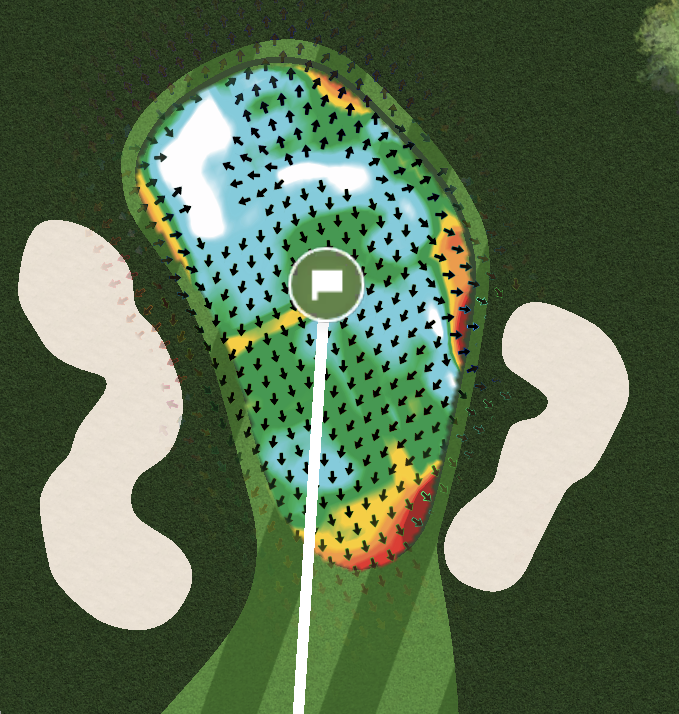
#> input picture SHARED_WORK_FOLDER/team_inbox/ARCHIVE/Moffett Field 9 (GolfLogix).png, 679 x 714 px, found by its file name
$ python hole9_boundaries.py
#> lines starting #> are read from the running program, lines starting #| are printed output that depends on the picture
"""
Polygon boundaries for Moffett Field Hole 9 (GolfLogix image).
Source image: team_inbox/Moffett Field 9 (GolfLogix).png
Image size: 679 x 714 pixels.

All coordinates are (x, y) pixel pairs, traced clockwise.
Boundaries were derived from a combination of visual tracing and
pixel-color analysis of the source image.
"""

IMAGE_SIZE = (679, 714)

# ---------------------------------------------------------------------------
# 1. PUTTING GREEN — the colorful contour region inside the black boundary
#    Shield/teardrop shape: wide at top, narrowing toward bottom.
#    Pixel analysis: x=[148-483], y=[69-409] for contour colors.
#    The black outline boundary is slightly outside these extents.
# ---------------------------------------------------------------------------
GREEN_BOUNDARY = [
    # top-left, going across top
    (235, 80),
    (258, 66),
    (285, 56),
    (315, 50),
    (345, 48),
    (375, 50),
    (405, 56),
    (430, 66),
    (452, 80),
    # right side going down
    (470, 98),
    (484, 120),
    (494, 145),
    (500, 172),
    (502, 200),
    (500, 230),
    (494, 258),
    (484, 284),
    (470, 308),
    # bottom-right curving to bottom
    (452, 328),
    (430, 344),
    (405, 358),
    (378, 368),
    (350, 374),
    (322, 374),
    (295, 368),
    # bottom-left curving up
    (270, 356),
    (248, 340),
    (230, 320),
    (216, 296),
    # left side going up
    (206, 270),
    (198, 242),
    (194, 214),
    (192, 186),
    (194, 160),
    (200, 136),
    (210, 114),
    (222, 96),
    (235, 80),
]

# ---------------------------------------------------------------------------
# 2. FRINGE OUTER BOUNDARY — dark green border around green + traps.
#    Stops at the fairway stripe boundary at the bottom.
#    Encompasses the full extent of both sand traps.
# ---------------------------------------------------------------------------
FRINGE_OUTER_BOUNDARY = [
    # top, left to right
    (215, 30),
    (260, 16),
    (310, 8),
    (365, 4),
    (420, 6),
    (470, 16),
    (514, 34),
    (548, 60),
    # upper right going down
    (574, 92),
    (592, 130),
    (604, 172),
    (610, 218),
    (612, 265),
    # right side, descending past green into right trap area
    (614, 310),
    (620, 348),
    (628, 385),
    (634, 420),
    (636, 455),
    (632, 488),
    (624, 516),
    (610, 538),
    (590, 554),
    (566, 564),
    (538, 568),
    # bottom-right to bottom-center
    (508, 566),
    (478, 560),
    (448, 556),
    (418, 556),
    (388, 560),
    (358, 568),
    (328, 576),
    # bottom-left, around left trap
    (298, 580),
    (268, 578),
    (238, 570),
    (212, 556),
    (190, 536),
    (172, 510),
    (158, 480),
    (146, 446),
    (136, 410),
    (128, 374),
    (122, 338),
    (118, 300),
    # left side going up
    (118, 262),
    (122, 226),
    (130, 192),
    (142, 160),
    (158, 130),
    (178, 104),
    (200, 80),
    (210, 54),
    (215, 30),
]

# ---------------------------------------------------------------------------
# 3. SAND TRAP LEFT — large beige blob, lower-left
#    Pixel analysis: center=(104,430), x=[18-191], y=[220-629]
#    The main dense beige area is roughly x=[30-185], y=[240-570]
#    Kidney/peanut shaped, tilted slightly.
# ---------------------------------------------------------------------------
TRAP_LEFT = [
    # top, going clockwise
    (95, 240),
    (120, 232),
    (142, 236),
    (160, 248),
    (172, 268),
    (180, 294),
    (184, 326),
    (186, 360),
    (184, 394),
    (180, 424),
    (176, 448),
    (172, 468),
    (170, 488),
    (172, 510),
    (176, 530),
    (178, 548),
    (174, 564),
    (164, 576),
    (148, 582),
    (130, 580),
    (112, 572),
    (94, 558),
    (78, 540),
    (64, 516),
    (52, 488),
    (42, 456),
    (36, 422),
    (34, 388),
    (36, 354),
    (42, 322),
    (50, 294),
    (62, 270),
    (76, 252),
    (95, 240),
]

# ---------------------------------------------------------------------------
# 4. SAND TRAP RIGHT — large beige blob, lower-right
#    Pixel analysis: center=(539,442), x=[444-628], y=[302-590]
#    Main dense beige area roughly x=[455-625], y=[305-570]
# ---------------------------------------------------------------------------
TRAP_RIGHT = [
    # top, going clockwise
    (520, 308),
    (542, 302),
    (562, 304),
    (580, 312),
    (596, 326),
    (608, 346),
    (618, 370),
    (624, 398),
    (628, 428),
    (626, 458),
    (620, 484),
    (610, 506),
    (598, 524),
    (582, 540),
    (562, 552),
    (540, 560),
    (516, 564),
    (494, 562),
    (476, 556),
    (460, 544),
    (450, 526),
    (444, 504),
    (444, 478),
    (448, 452),
    (454, 428),
    (462, 404),
    (472, 382),
    (484, 362),
    (498, 344),
    (508, 326),
    (520, 308),
]


# ---------------------------------------------------------------------------
# Quick sanity-check / visualization when run directly
# ---------------------------------------------------------------------------
if __name__ == "__main__":
    try:
        from PIL import Image, ImageDraw

        img = Image.open(
            "/Users/fourierflight/GIT/CLAUDE-GitHub/SHARED_WORK_FOLDER/"
            "team_inbox/Moffett Field 9 (GolfLogix).png"
        )
#> img is the input picture: PIL image 679x714 RGBA; mean R, G, B, A 91.8, 112.5, 82.8, 255
        draw = ImageDraw.Draw(img)

        draw.polygon(GREEN_BOUNDARY, outline="white", width=2)
        draw.polygon(FRINGE_OUTER_BOUNDARY, outline="yellow", width=2)
        draw.polygon(TRAP_LEFT, outline="red", width=2)
        draw.polygon(TRAP_RIGHT, outline="red", width=2)

        out_path = (
            "/Users/fourierflight/GIT/CLAUDE-GitHub/SHARED_WORK_FOLDER/"
            "owner_inbox/debug_hole9_boundaries.png"
        )
        img.save(out_path)
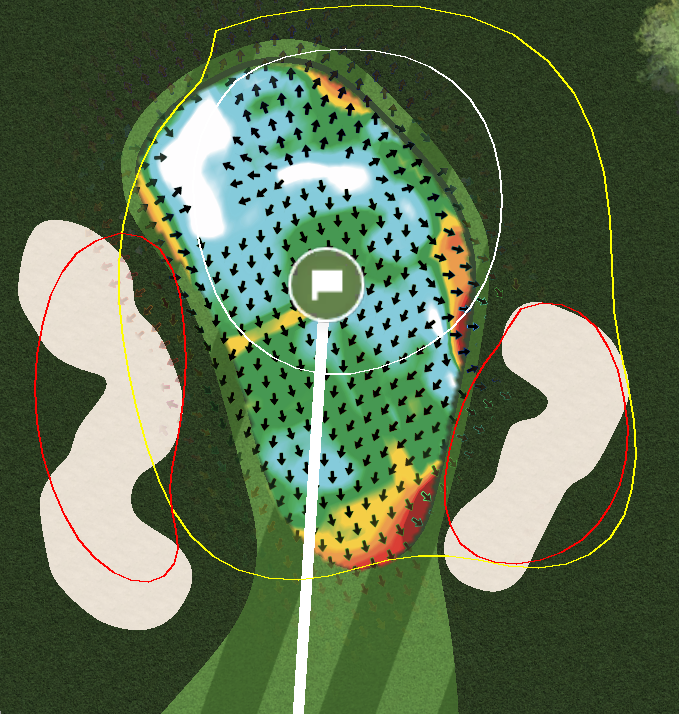
#> saved as debug_hole9_boundaries.png: PIL image 679x714 RGBA; mean R, G, B, A 94.2, 113.2, 82.3, 255
        print(f"Saved overlay to {out_path}")
    except ImportError:
        print("Install Pillow to run the visual sanity check.")

$ run again, with SHARED_WORK_FOLDER/team_inbox/ARCHIVE/Delaveaga (5).png copied over SHARED_WORK_FOLDER/team_inbox/ARCHIVE/Moffett Field 9 (GolfLogix).png
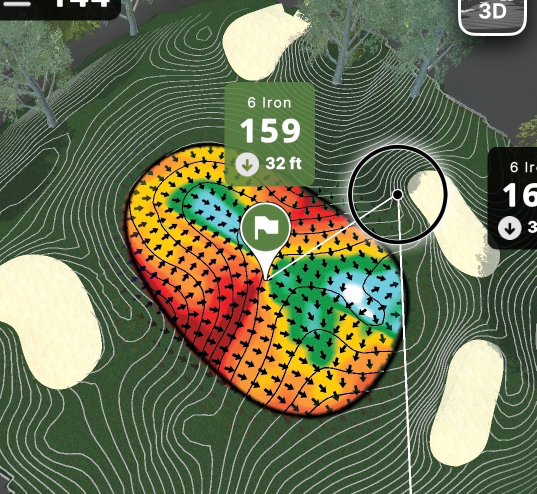
#> input picture SHARED_WORK_FOLDER/team_inbox/ARCHIVE/Delaveaga (5).png, 1073 x 988 px, found by its file name (shown at 1/2 size)
#> img is the input picture: PIL image 1073x988 RGB; mean R, G, B 105.8, 113.5, 84.1
#> `img.save(out_path)`:
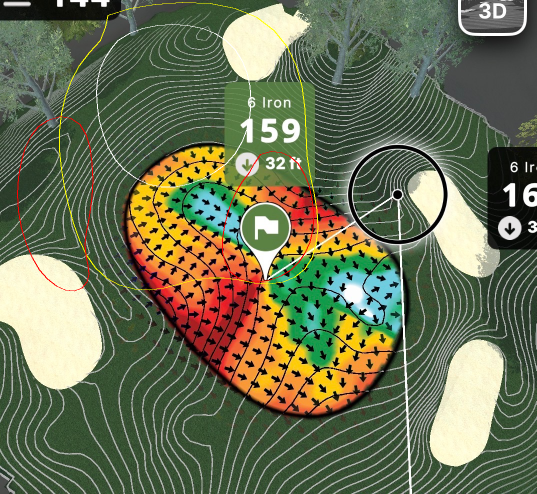
#> saved as debug_hole9_boundaries.png: PIL image 1073x988 RGB (shown at 1/2 size); mean R, G, B 106.9, 113.8, 83.9

$ run again, with SHARED_WORK_FOLDER/team_inbox/ARCHIVE/Moffett Field (7) copy.png copied over SHARED_WORK_FOLDER/team_inbox/ARCHIVE/Moffett Field 9 (GolfLogix).png
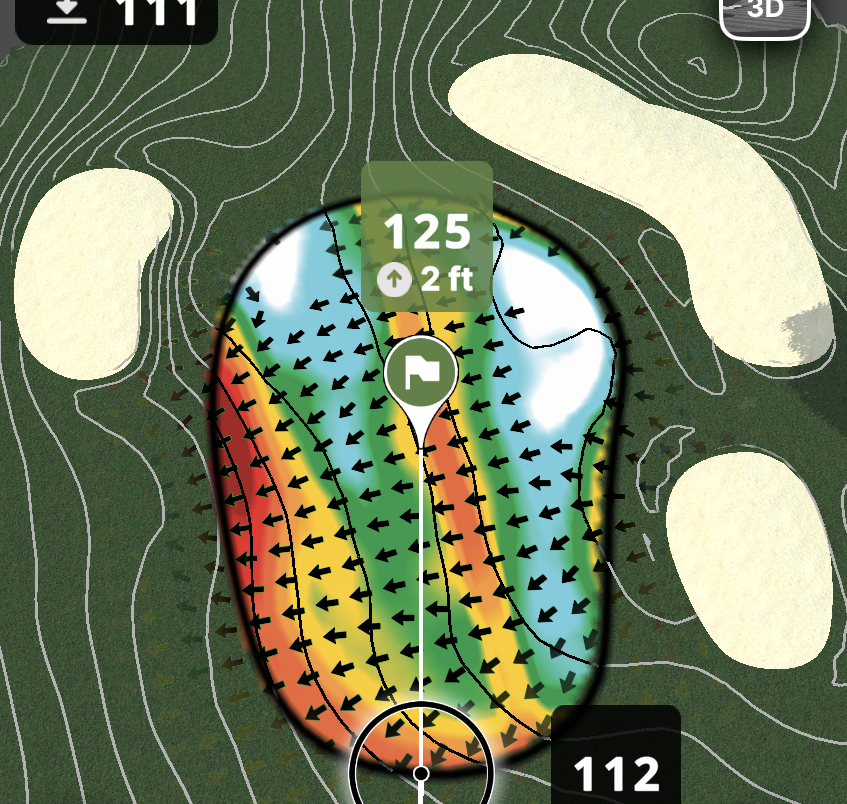
#> input picture SHARED_WORK_FOLDER/team_inbox/ARCHIVE/Moffett Field (7) copy.png, 847 x 804 px, found by its file name
#> img is the input picture: PIL image 847x804 RGBA; mean R, G, B, A 113.3, 125.5, 95.6, 255
#> `img.save(out_path)`:
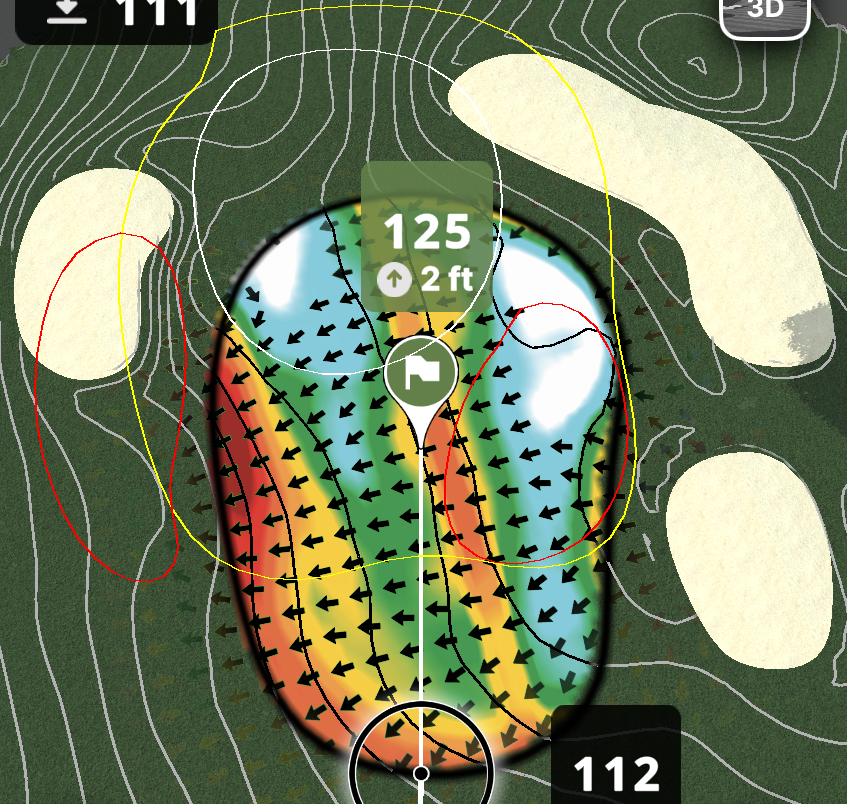
#> saved as debug_hole9_boundaries.png: PIL image 847x804 RGBA; mean R, G, B, A 114.9, 125.9, 95.2, 255
